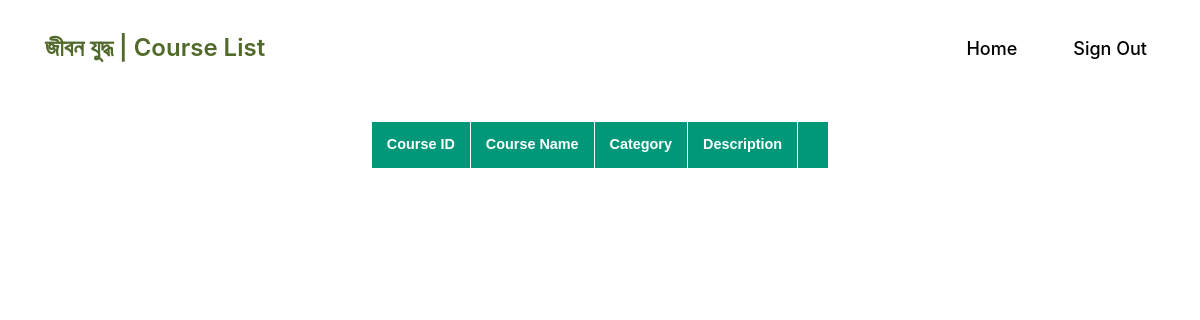
Page /courses.php (signed in) on the earlier database version.
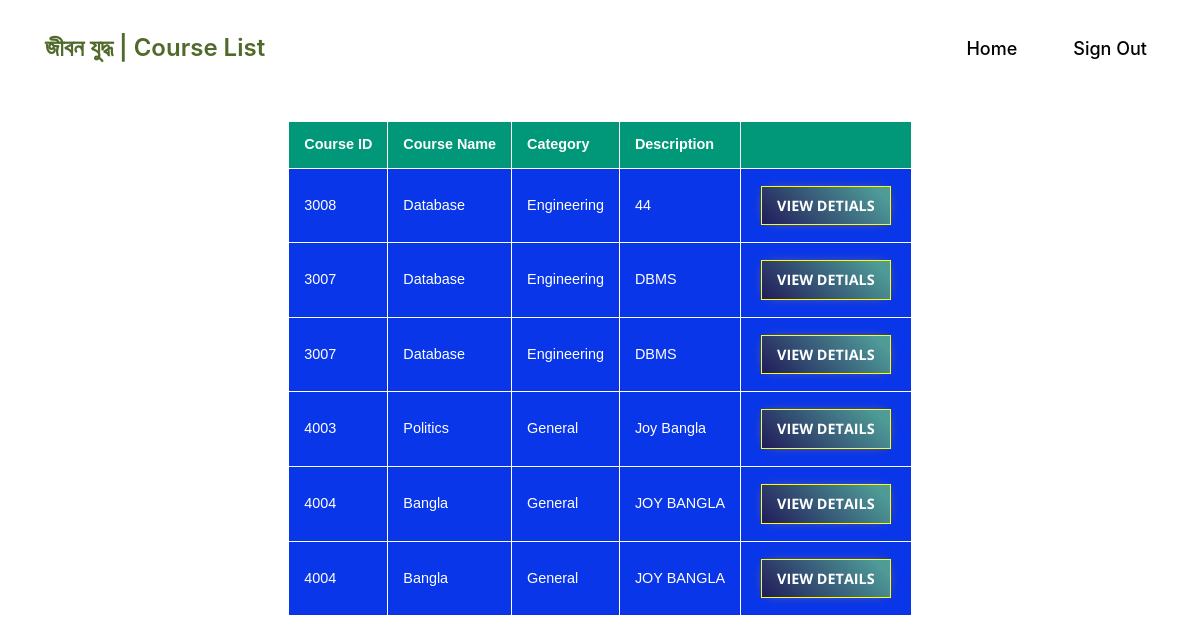
Same page on the later database version.
### tables this page shows
CREATE TABLE `engineering` (
  `C_ID` int(4) NOT NULL,
  `C_Name` varchar(30) NOT NULL,
  `T_ID` int(10) NOT NULL,
  `description` varchar(200) NOT NULL,
  `category` varchar(20) NOT NULL
);

CREATE TABLE `course` (
  `teacherID` int(11) NOT NULL,
  `lecture` int(10) NOT NULL,
  `pdf` varchar(300) NOT NULL,
  `name` varchar(200) NOT NULL,
  `C_ID` int(10) NOT NULL,
  `type` varchar(20) NOT NULL
);

CREATE TABLE `general` (
  `C_ID` int(4) NOT NULL,
  `C_Name` varchar(30) NOT NULL,
  `T_ID` int(10) NOT NULL,
  `description` varchar(200) NOT NULL,
  `category` varchar(20) NOT NULL
);

### courses.php (the view, shortened to what this page needs)
<?php
include('connect.php');
?>
<!DOCTYPE html>
<html lang="en">
<head>
    <link rel="stylesheet" href="https://stackpath.bootstrapcdn.com/bootstrap/4.5.2/css/bootstrap.min.css" />
    <link rel="stylesheet" type="text/css"
        href="https://stackpath.bootstrapcdn.com/font-awesome/4.7.0/css/font-awesome.min.css" />
    <link rel="stylesheet" type="text/css" href="css/owl.carousel.min.css" />
    <link rel="stylesheet" type="text/css" href="css/owl.theme.default.min.css" />
    <link rel="stylesheet" type="text/css" href="style2.css" />
</head>
<body>
    <?php
        if($_SESSION['userID'] != NULL){
    ?>
    <header>
        <div class="overlay">
            <div class="container">
                <div class="row">
                    <div class="col-md-12">
                        <nav class="navbar navbar-expand-lg navbar-light">
                            <a class="navbar-brand" href="#">জীবন যুদ্ধ | Course List</a>
                            <div class="collapse navbar-collapse" id="navbarSupportedContent">
                                <ul class="navbar-nav ml-auto">
                                    <li class="nav-item active">
                                        <a class="nav-link" href="studentProfile2.php">Home </a>
                                    </li>
                                    <li class="nav-item">
                                        <a class="nav-link" id="s-out" href="index.php">Sign Out</a>
                                    </li>
                                </ul>
                            </div>
                        </nav>
                    </div>
                </div>
            </div>
            <table class="zigzag" id="tabl">
                <thead>
                    <tr>
                        <th class="headr"><b>Course ID</b></th>
                        <th class="headr"><b>Course Name</b></th>
                        <th class="headr"><b>Category</b></th>
                        <th class="headr"><b>Description</b></th>
                        <th class="headr"><b></b></th>
                    </tr>
                </thead>
                <tbody>
                    <?php
                      $query2 = "SELECT* FROM engineering, course WHERE engineering.C_ID = course.C_ID";
                      $result2 = $conn->query($query2);
                      if ($result2->num_rows > 0) {
                      while($row2 = $result2->fetch_assoc())
                      { ?>
                    <tr>
                        <td><?php echo  $row2["C_ID"];  ?></td>
                        <td><?php echo  $row2["C_Name"]; ?></td>
                        <td><?php echo  $row2["category"]; ?></td>
                        <td><?php echo  $row2["description"]; ?></td>
                        <td>
                            <form method="post" action="enroll2.php">
                                <button id="button-88" type="submit">View Detials</button>
                            </form>
                        </td>
                    </tr>
                    <?php
                      }
                      }
                      $query3 = "SELECT* FROM general, course WHERE general.C_ID = course.C_ID";
                      $result3 = $conn->query($query3);
                      if ($result3->num_rows > 0) {
                      while($row3 = $result3->fetch_assoc())
                      { ?>
                    <tr>
                        <td><?php echo  $row3["C_ID"]; ?></td>
                        <td><?php echo  $row3["C_Name"]; ?></td>
                        <td><?php echo  $row3["category"]; ?></td>
                        <td><?php echo  $row3["description"]; ?></td>
                        <td>
                            <form method="post" action="enroll2.php">
                                <button id="button-88" type="submit">View Details</button>
                            </form>
                        </td>
                    </tr>
                    <?php
                      }
                      }
                      exit();
          ?>
    <?php
        }
    ?>

Differences in the rows shown:
now on this page (row unchanged): engineering: course.C_ID "3008", C_Name "Database", category "Engineering", description "44"
now on this page (row unchanged): engineering: course.C_ID "3007", C_Name "Database", category "Engineering", description "DBMS"
added general: course.C_ID "4003", C_Name "Politics", category "General", description "Joy Bangla"
added general: course.C_ID "4004", C_Name "Bangla", category "General", description "JOY BANGLA"
